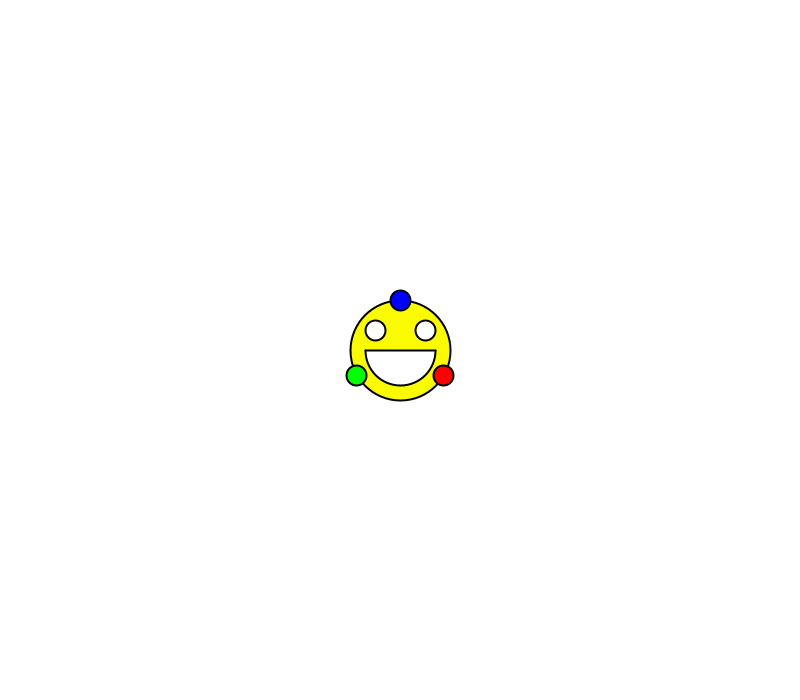
Frame 1 (no input)
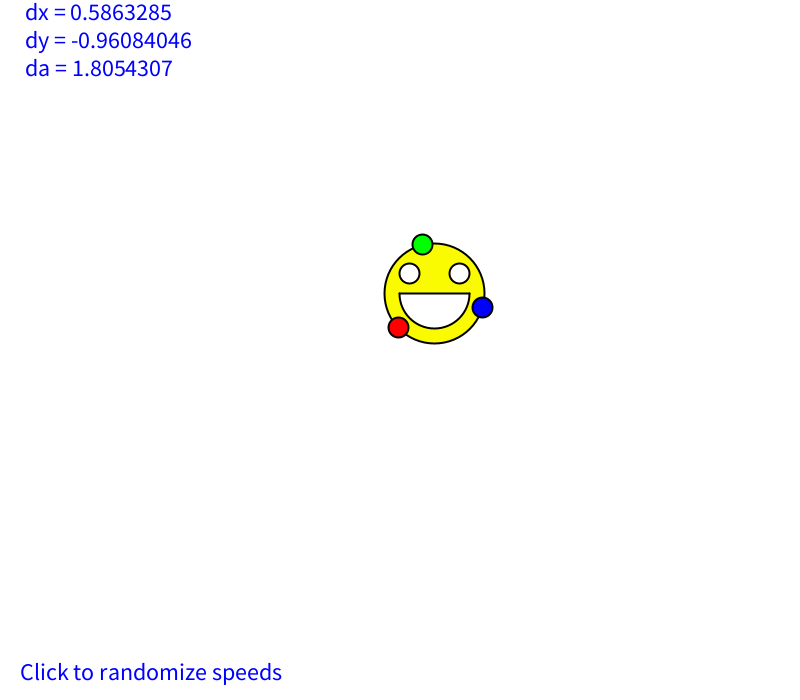
Frame 60 (the mouse pressed at the canvas centre just before this capture)
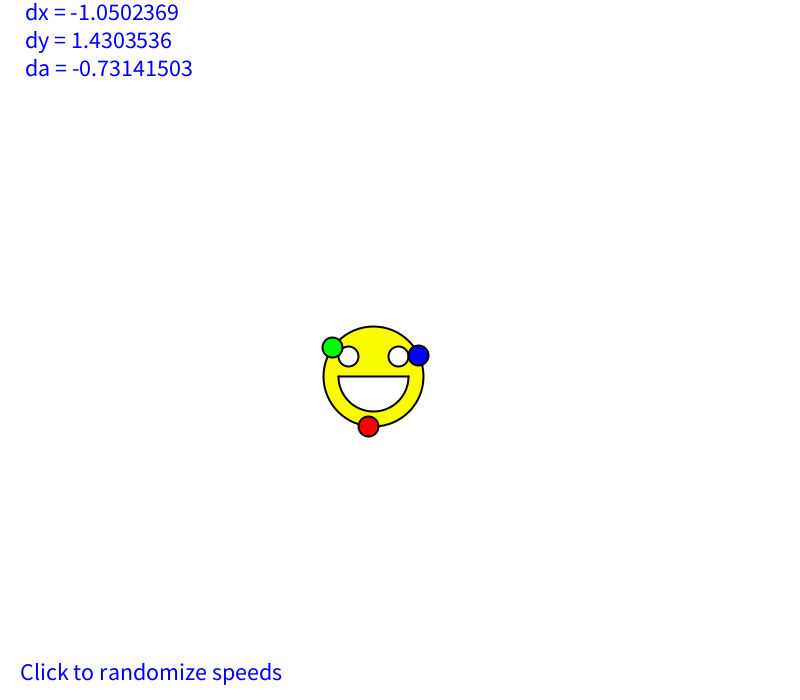
Frame 120 (the mouse held since frame 60 and released just before this capture)

The Processing sketch that drew these frames (run headless with seeded random() and noise(); from frame 60 on, the mouse is pressed at the canvas centre):

// Processing sketch: Bounce
// ── Bounce.pde
float x, y, angle;//position/angle
float xspeed, yspeed, rspeed;//speed 

void setup() {
  size(800, 700);
  x = width/2.0;
  y = height/2.0;
  angle = 30.0;
  xspeed = random(4)-2;
  yspeed = random(4)-2;
  rspeed = random(4)-2;
}

void draw() {
  background(255);
  stroke(0);
  textSize(24);
  text(" dx = "+xspeed+"\n dy = "+yspeed+"\n da = "+rspeed, 20, 20);
  text("Click to randomize speeds", 20, height-20);
  avatar(x, y, angle);

  move();
}

void move() {
  //move
  //change angle and x by small amounts to get animation
  angle += rspeed;
  x+=xspeed;
  y+=yspeed;

  //collide
  checkWalls();
}


//bounce code!
void checkWalls() {
  if ( x > width || x < 0 ) {
    x -= xspeed;//undo last move
    xspeed *= -1;//reverse speed
  }
  if ( y > height || y < 0 ) {
    y -= yspeed;
    yspeed *= -1;
  }
}

//this is a function that is automatically run when
//the mouse is pressed. It doesn't need to be called 
//by the programmer, it is called by the system
void mousePressed() {
  xspeed = random(4)-2;
  yspeed = random(4)-2;
  rspeed = random(4)-2;
}



//updated avatar to cut down on extra code, uses loops and arrays.
//for advanced students to poke around and look at.
void avatar(float x, float y, float angle) {
  stroke(0);
  strokeWeight(2);
  fill(250, 250, 0);
  ellipse(x, y, 100, 100);
  fill(255);
  ellipse(x-25, y-20, 20, 20);//left eye
  ellipse(x+25, y-20, 20, 20);//right eye
  arc(x, y, 70.0, 70, 0.0, PI);//what do the parameters here mean? 
  line(x-35, y, x+35, y);//why is this here? How can you figure that out?
  fill(255, 0, 0);
  float radius = 50;
  float xcor, ycor;
  color[] c= { color(255, 0, 0), color(0, 255, 0), color(0, 0, 255) };
  for (int i = 0; i < 3; i++) {
    fill(c[i]);
    xcor = x + radius * cos( radians( angle ) );
    ycor = y + radius * sin( radians( angle ) );
    ellipse(xcor, ycor, 20, 20);
    angle = angle + 120;//increase the angle by 1/3 of a circle.
  }
}
